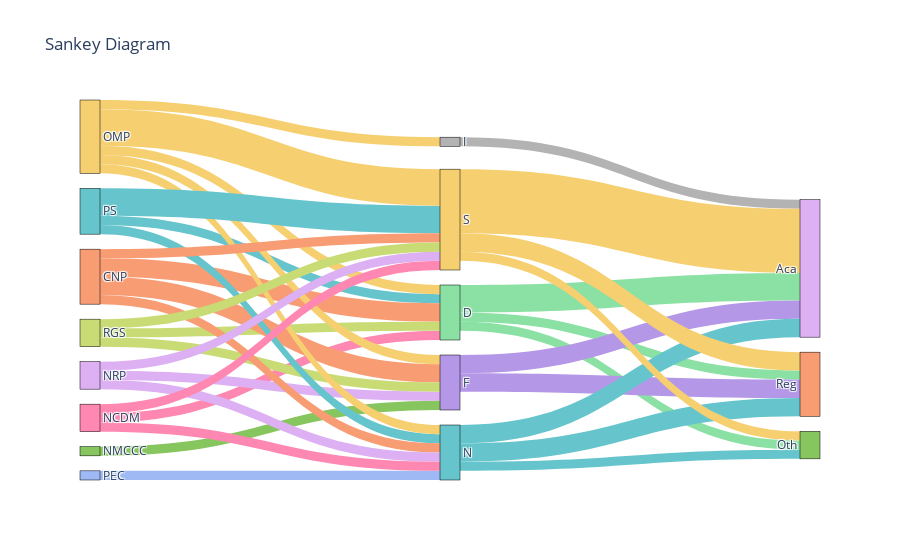

Write notebook code for a chart like this one.
### Code cell
df_sankey = pd.read_csv("sankey_assignment.csv")
df_sankey.set_index("LABEL", inplace=True)

# Reorder rows to the desired order: D, F, I, N, S
desired_order = ['D', 'F', 'I', 'N', 'S']
df_sankey = df_sankey.reindex(desired_order)

# Define node groups
left_nodes   = ['PS', 'OMP', 'CNP', 'NRP', 'NMCCC', 'PEC', 'NCDM', 'RGS']
middle_nodes = desired_order  # ['D', 'F', 'I', 'N', 'S']
right_nodes  = ['Reg', 'Aca', 'Oth']
all_nodes = left_nodes + middle_nodes + right_nodes

# Create mapping from node label to index (for Plotly)
node_index = {node: idx for idx, node in enumerate(all_nodes)}

# Build lists for Sankey diagram links
sankey_sources = []
sankey_targets = []
sankey_values  = []

# Build links from left nodes to the middle nodes,
# then from the middle nodes to the right nodes.
for mid in middle_nodes:
    # Links from left nodes to the middle node
    for left in left_nodes:
        value = df_sankey.loc[mid, left]
        if pd.notna(value) and value > 0:
            sankey_sources.append(node_index[left])
            sankey_targets.append(node_index[mid])
            sankey_values.append(value)
    # Links from the middle node to right nodes
    for right in right_nodes:
        value = df_sankey.loc[mid, right]
        if pd.notna(value) and value > 0:
            sankey_sources.append(node_index[mid])
            sankey_targets.append(node_index[right])
            sankey_values.append(value)

color_palette = px.colors.qualitative.Pastel

# Ensure we have enough colors for all nodes; cycle through if necessary.
num_nodes = len(all_nodes)
node_colors = [color_palette[i % len(color_palette)] for i in range(num_nodes)]

# Create a dictionary mapping each node to its pastel color.
node_color_dict = {node: node_colors[i] for i, node in enumerate(all_nodes)}

# Now, assign each link the color of its source node.
link_colors = [node_color_dict[all_nodes[src]] for src in sankey_sources]

# Create the Plotly Sankey Diagram with custom pastel node and link colors
sankey_fig = go.Figure(data=[go.Sankey(
    node=dict(
        pad=15,
        thickness=20,
        line=dict(color="black", width=0.5),
        label=all_nodes,
        color=node_colors
    ),
    link=dict(
        source=sankey_sources,
        target=sankey_targets,
        value=sankey_values,
        color=link_colors
    )
)])

sankey_fig.update_layout(title_text="Sankey Diagram", font=dict(size=12))
sankey_fig.show()

### Figure 1 — Plotly figure (JSON) as saved in the notebook; plotly's stock layout.template omitted (floating-point values rounded to 4 significant figures)
{"data": [{"link": {"color": ["rgb(102, 197, 204)", "rgb(246, 207, 113)", "rgb(248, 156, 116)", "rgb(254, 136, 177)", "rgb(201, 219, 116)", "rgb(139, 224, 164)", "rgb(139, 224, 164)", "rgb(139, 224, 164)", "rgb(246, 207, 113)", "rgb(248, 156, 116)", "rgb(220, 176, 242)", "rgb(135, 197, 95)", "rgb(201, 219, 116)", "rgb(180, 151, 231)", "rgb(180, 151, 231)", "rgb(246, 207, 113)", "rgb(179, 179, 179)", "rgb(102, 197, 204)", "rgb(246, 207, 113)", "rgb(248, 156, 116)", "rgb(220, 176, 242)", "rgb(158, 185, 243)", "rgb(254, 136, 177)", "rgb(102, 197, 204)", "rgb(102, 197, 204)", "rgb(102, 197, 204)", "rgb(102, 197, 204)", "rgb(246, 207, 113)", "rgb(248, 156, 116)", "rgb(220, 176, 242)", "rgb(254, 136, 177)", "rgb(201, 219, 116)", "rgb(246, 207, 113)", "rgb(246, 207, 113)", "rgb(246, 207, 113)"], "source": [0, 1, 2, 6, 7, 8, 8, 8, 1, 2, 3, 4, 7, 9, 9, 1, 10, 0, 1, 2, 3, 5, 6, 11, 11, 11, 0, 1, 2, 3, 6, 7, 12, 12, 12], "target": [8, 8, 8, 8, 8, 13, 14, 15, 9, 9, 9, 9, 9, 13, 14, 10, 14, 11, 11, 11, 11, 11, 11, 13, 14, 15, 12, 12, 12, 12, 12, 12, 13, 14, 15], "value": [1, 1, 2, 1, 1, 1, 3, 1, 1, 2, 1, 1, 1, 2, 2, 1, 1, 1, 1, 1, 1, 1, 1, 2, 2, 1, 3, 4, 1, 1, 1, 1, 2, 7, 1]}, "node": {"color": ["rgb(102, 197, 204)", "rgb(246, 207, 113)", "rgb(248, 156, 116)", "rgb(220, 176, 242)", "rgb(135, 197, 95)", "rgb(158, 185, 243)", "rgb(254, 136, 177)", "rgb(201, 219, 116)", "rgb(139, 224, 164)", "rgb(180, 151, 231)", "rgb(179, 179, 179)", "rgb(102, 197, 204)", "rgb(246, 207, 113)", "rgb(248, 156, 116)", "rgb(220, 176, 242)", "rgb(135, 197, 95)"], "label": ["PS", "OMP", "CNP", "NRP", "NMCCC", "PEC", "NCDM", "RGS", "D", "F", "I", "N", "S", "Reg", "Aca", "Oth"], "line": {"color": "black", "width": 0.5}, "pad": 15, "thickness": 20}, "type": "sankey"}], "layout": {"font": {"size": 12}, "title": {"text": "Sankey Diagram"}}}
